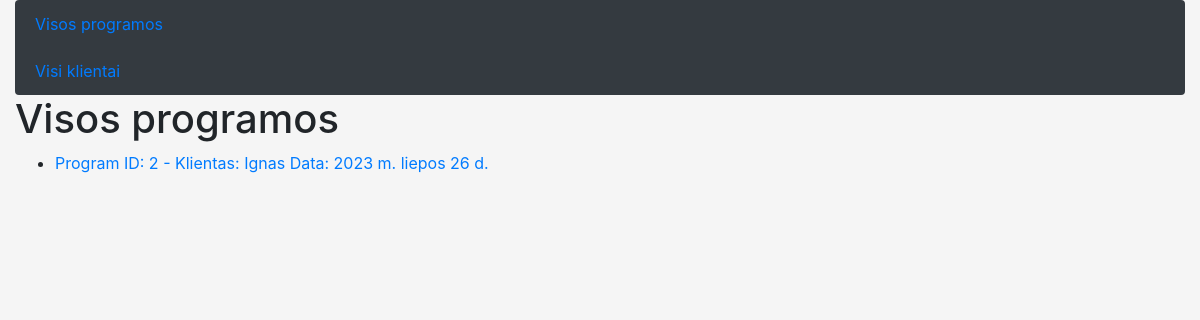
Before: /program/ with the older database file.
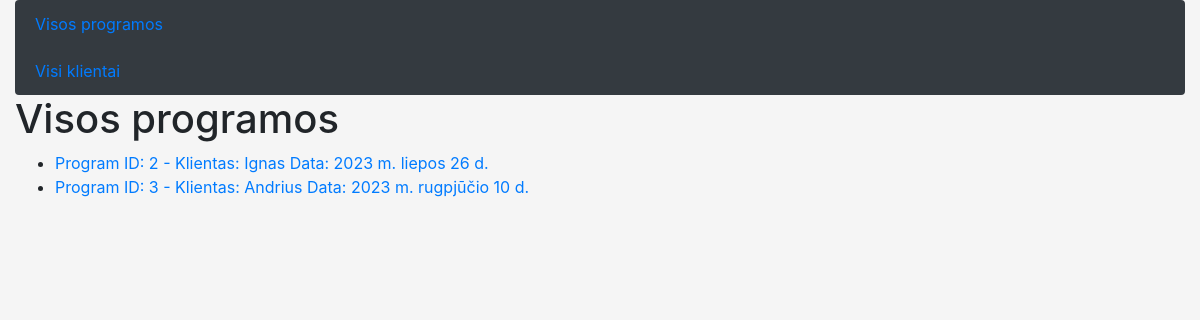
After: the same page with the newer database file.
### program/models.py (models this page shows, shortened)
class Program(models.Model):
    user = models.ForeignKey(User, on_delete=models.CASCADE, default=None)  # Ryšys su vartotoju
    days = models.ManyToManyField('ProgramDay', related_name='program_days',
                                  blank=True)  # Many-to-many ryšys su ProgramDay
    date_created = models.DateField(null=True, blank=True, default=datetime.now)
    class Meta:
        ordering = ['date_created', 'user']

### program/views.py (the view)
# urls.py: path('', views.program_list, name='program_list'),  # jei tik /program atidaro program listą
def program_list(request):
    programs = Program.objects.all()
    return render(request, 'program_list.html', {'programs': programs})

### program/templates/program_list.html
{% extends "base.html" %}
{% load static %}
{% block content %}
    <h1>Visos programos</h1>
    <ul>
        {% for program in programs %}
        <li><a href="{% url 'program-days' program_id=program.id %}">Program ID: {{ program.id }} - Klientas: {{ program.user }}  Data: {{ program.date_created }}</a></li>
        {% endfor %}
    </ul>
{% endblock %}

Changed rows visible on the page:
added Program: id "3", user "Andrius", date_created "2023 m. rugpjūčio 10 d."
